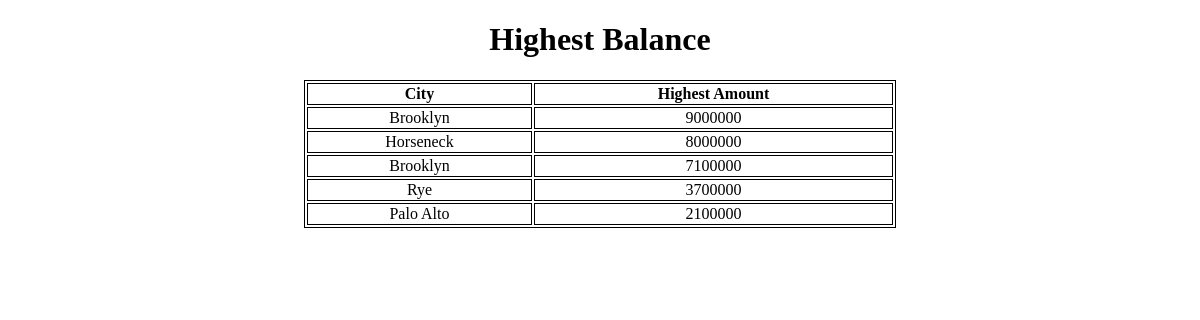
Page /highestbalance.php on the committed database.
### tables this page shows
CREATE TABLE `branch` (
  `branch_name` varchar(15) NOT NULL,
  `branch_city` varchar(30) DEFAULT NULL,
  `assets` int(11) DEFAULT NULL
);

### highestbalance.php (the view, shortened to what this page needs)
<!DOCTYPE html>
<html lang="en">
<head>
    <link rel="stylesheet" href="css/style.css">
</head>
<body>
    <h1 class="text-center">Highest Balance</h1>
    <div class="interest">
        <table style="width:100%">
            <tr>
                <th>City</th>
                <th>Highest Amount</th>
            </tr>
            <?php
                include 'partials/_dbconnect.php';
                $sql = "SELECT * FROM `branch` ORDER by assets DESC LIMIT 5";
                $result = mysqli_query($conn, $sql);
                while($row = mysqli_fetch_assoc($result)){
                    $city = $row['branch_city'];
                    $assets = $row['assets'];
                    echo '<tr>
                            <td>'.$city.'</td>
                            <td>'.$assets.'</td>
                        </tr>';
                }
            ?>
        </table>
    </div>
</body>
</html>

### css/style.css (style rules this page uses)
.text-center { text-align: center; }
table, th, td { border: 1px solid black; }
.interest { display: flex; margin: auto; justify-content: center; width: 50%; text-align: center; }

### rows in the picture
branch: branch_city "Brooklyn", assets "9000000"
branch: branch_city "Horseneck", assets "8000000"
branch: branch_city "Brooklyn", assets "7100000"
branch: branch_city "Rye", assets "3700000"
branch: branch_city "Palo Alto", assets "2100000"
